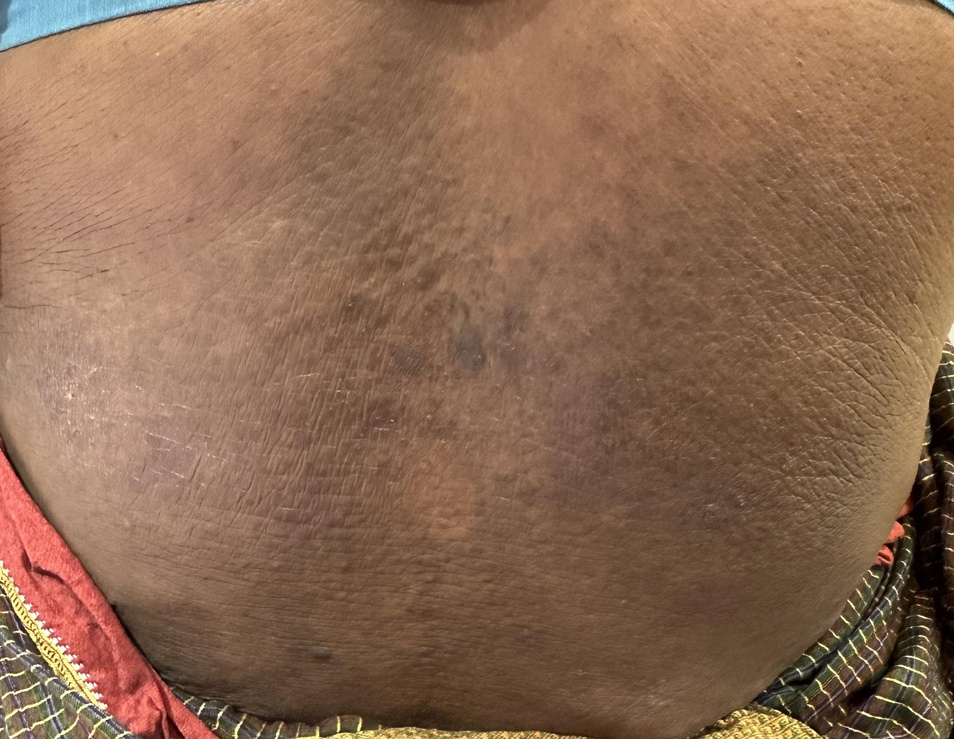
#> input picture data/eczema/IMG_0063.jpg, 954 x 739 px, shrunk from 2715 x 2103 before the run
$ python -i skin_tone.py   (imports and definitions only)
#> lines starting #> are read from the running program, lines starting #| are printed output that depends on the picture; after the words box and inside, x2 and y2 are one past the last pixel; in counts of white or black regions, pixels touching at a corner belong together
"""Skin-tone measurement and transformation in CIELAB colour space.

ita()     Individual Typology Angle (Chardon et al., 1991), the standard colorimetric skin-tone
          measure: ITA = atan((L* - 50) / b*) in degrees. Lower is darker; Fitzpatrick V-VI
          photographs typically fall below about 10 degrees.
darken()  re-renders the skin pixels of a photograph at a target ITA, used to create
          darker-skin versions of lighter-skin training images (experiments/improvements).
"""

from __future__ import annotations

import numpy as np
from PIL import Image

# --------------------------------------------------------------------------- #
# skin-tone measurement: Individual Typology Angle (Chardon et al.), lower = darker.
# Fitzpatrick V-VI photos typically sit below ~10 degrees.
# --------------------------------------------------------------------------- #
_M = np.array([[0.4124, 0.3576, 0.1805], [0.2126, 0.7152, 0.0722], [0.0193, 0.1192, 0.9505]])
_WHITE = np.array([0.95047, 1.0, 1.08883])
_D = 6 / 29


def rgb2lab(img: np.ndarray) -> np.ndarray:
    rgb = img.astype(np.float64) / 255.0
    lin = np.where(rgb <= 0.04045, rgb / 12.92, ((rgb + 0.055) / 1.055) ** 2.4)
    xyz = lin @ _M.T / _WHITE
    f = np.where(xyz > _D**3, np.cbrt(xyz), xyz / (3 * _D**2) + 4 / 29)
    return np.stack([116 * f[..., 1] - 16, 500 * (f[..., 0] - f[..., 1]), 200 * (f[..., 1] - f[..., 2])], -1)


# [7 lines left out: function lab2rgb, not called in this run]


def skin_mask(img: np.ndarray, blur: float = 6.0) -> np.ndarray:
    """Soft skin mask from the classic YCrCb skin-colour box (widened to keep red and brown
    lesions), feathered so the darkening has no hard edges."""
#> called with blur = 6
    from PIL import ImageFilter

    r, g, b = [img[..., i].astype(np.float64) for i in range(3)]
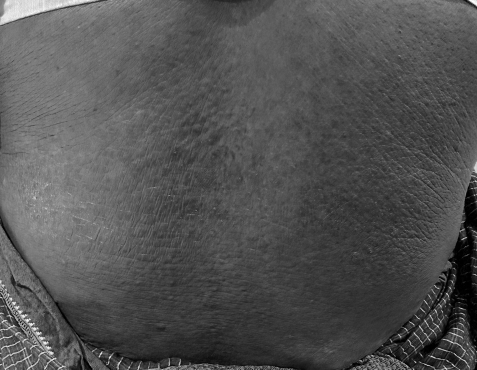
#> b: shape (739, 954) float64 (shown at 1/2 size); min 0, max 255, mean 82.1
    y = 0.299 * r + 0.587 * g + 0.114 * b
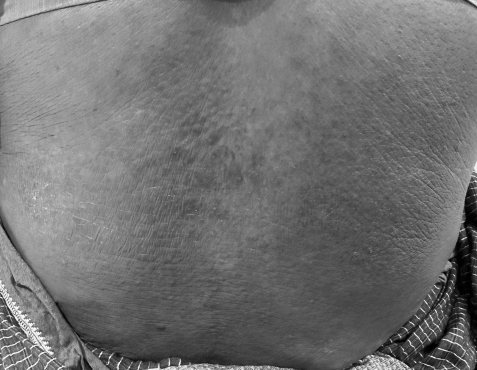
#> y: shape (739, 954) float64 (shown at 1/2 size); min 0, max 253.6, mean 113.5
    cr, cb = (r - y) * 0.713 + 128, (b - y) * 0.564 + 128
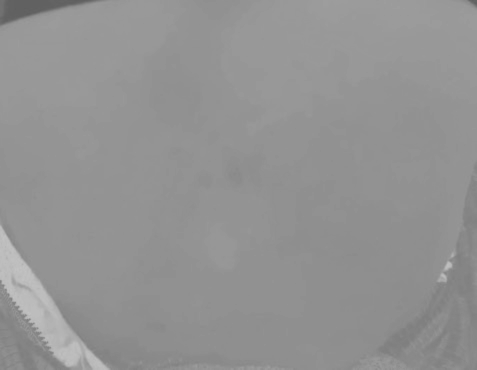
#> cr: shape (739, 954) float64 (shown at 1/2 size); min 94.98, max 196, mean 147.3
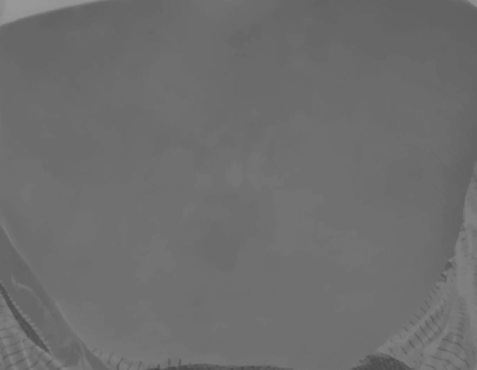
#> cb: shape (739, 954) float64 (shown at 1/2 size); min 69.7, max 152.9, mean 110.3
    m = ((cr >= 133) & (cr <= 180) & (cb >= 70) & (cb <= 130)).astype(np.uint8) * 255
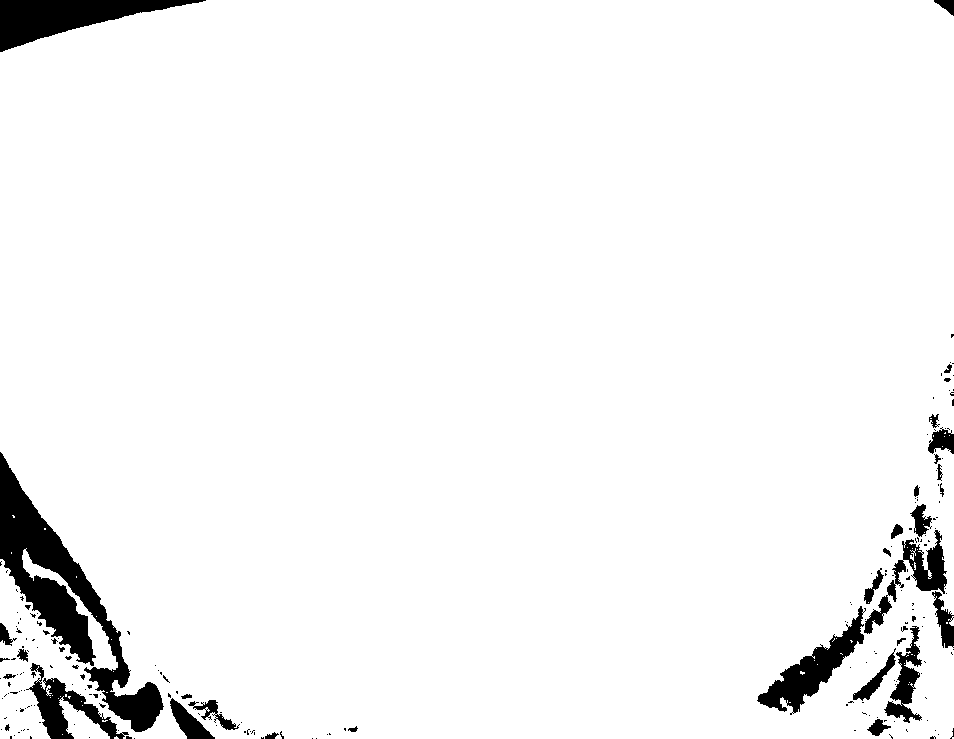
#> m: shape (739, 954); 95.6% white; 207 black regions (172 under 20 px), largest, box (x1, y1, x2, y2) and area: (0, 452, 164, 732) 11551, (0, 0, 206, 52) 4829, (757, 606, 866, 715) 3304
    return np.asarray(Image.fromarray(m).filter(ImageFilter.GaussianBlur(blur)), dtype=np.float64) / 255.0
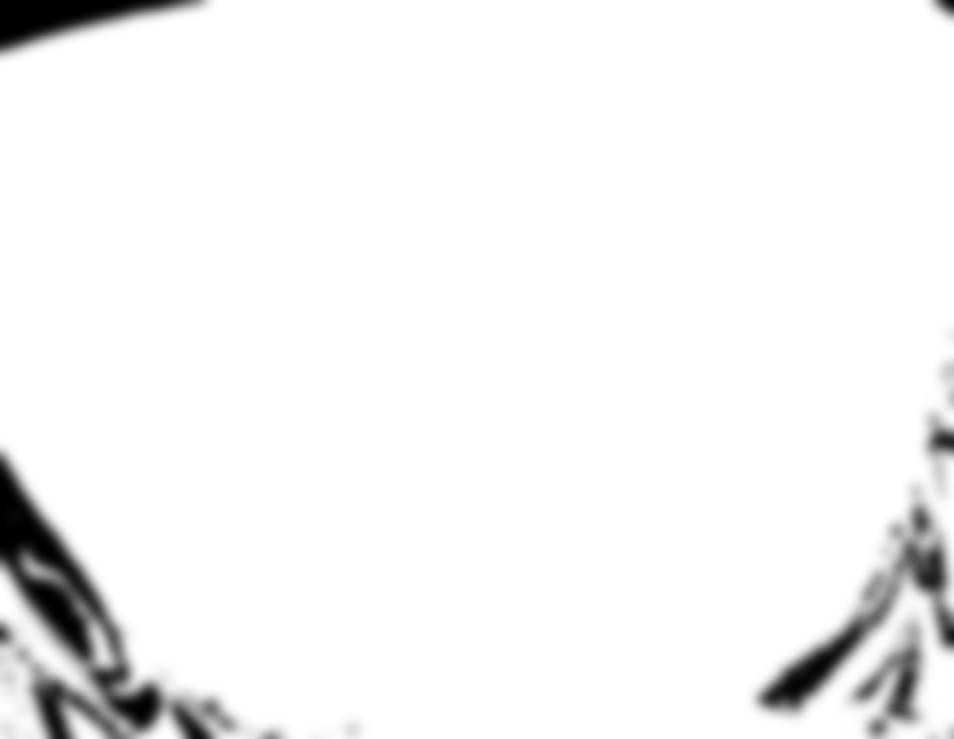
#> returned value: shape (739, 954) float64; min 0, max 1, mean 0.956


def ita(img: np.ndarray, skin_only: bool = True) -> float:
    lab = rgb2lab(img).reshape(-1, 3)
    if skin_only:
        m = skin_mask(img).reshape(-1) > 0.5
        if m.sum() > 500:
            lab = lab[m]
    return float(np.median(np.degrees(np.arctan2(lab[:, 0] - 50, lab[:, 2]))))


# [23 lines left out: function darken, not called in this run]

>>> import cv2
>>> picture = cv2.cvtColor(cv2.imread('../../data/eczema/IMG_0063.jpg'), cv2.COLOR_BGR2RGB)
>>> result = ita(picture)
#> result = -9.34

$ run again, on data/eczema/IMG_0245.jpg
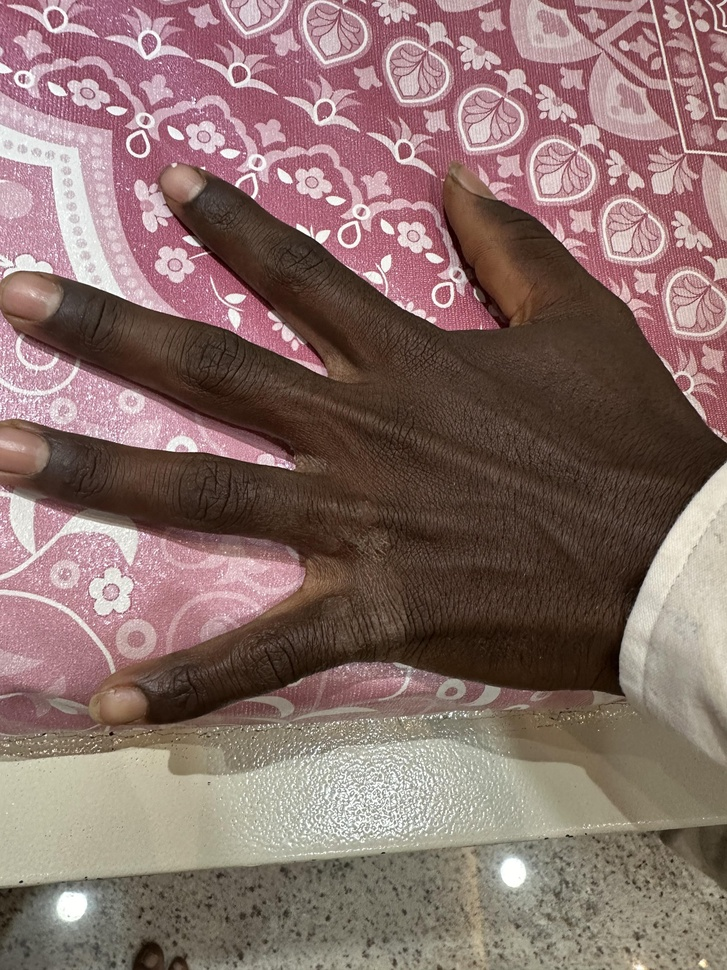
#> input picture data/eczema/IMG_0245.jpg, 727 x 970 px, shrunk from 3024 x 4032 before the run
#> in skin_mask, `m = ((cr >= 133) & (cr <= 180) & (cb >= 70) & (cb <= 130)).astype(np.u..`:
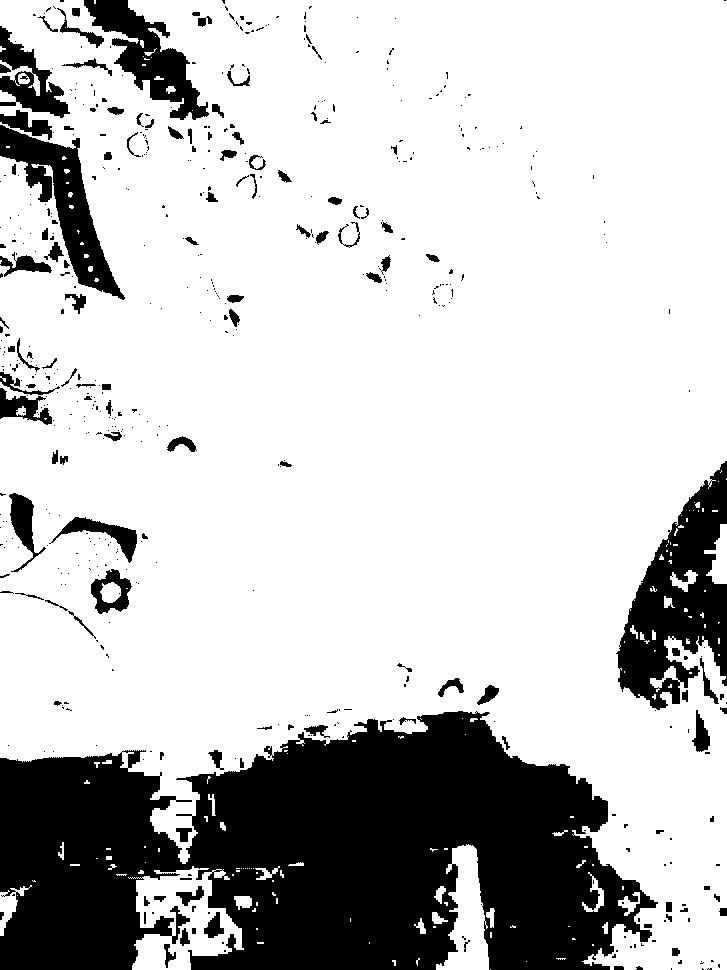
#> m: shape (970, 727); 77.2% white; 549 black regions (422 under 20 px), largest, box (x1, y1, x2, y2) and area: (0, 711, 658, 970) 117377, (616, 461, 727, 710) 13820, (0, 125, 125, 300) 6629
#> in skin_mask, `return np.asarray(Image.fromarray(m).filter(ImageFilter.GaussianBlur(b..`:
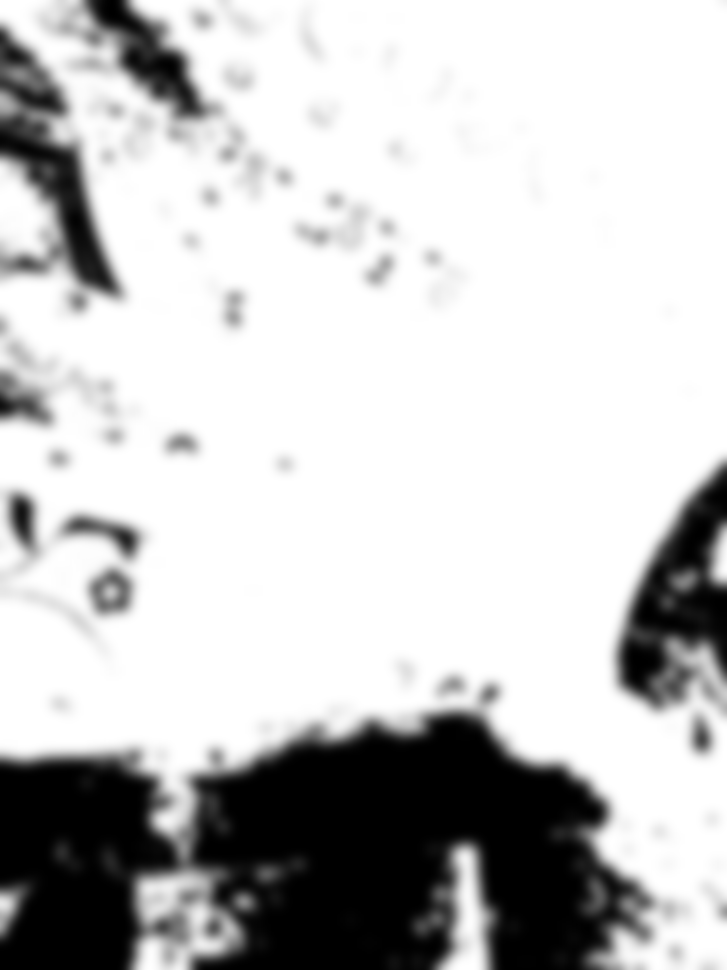
#> returned value: shape (970, 727) float64; min 0, max 1, mean 0.772
#> result = -50.46

$ run again, on data/eczema/IMG_0304.jpg
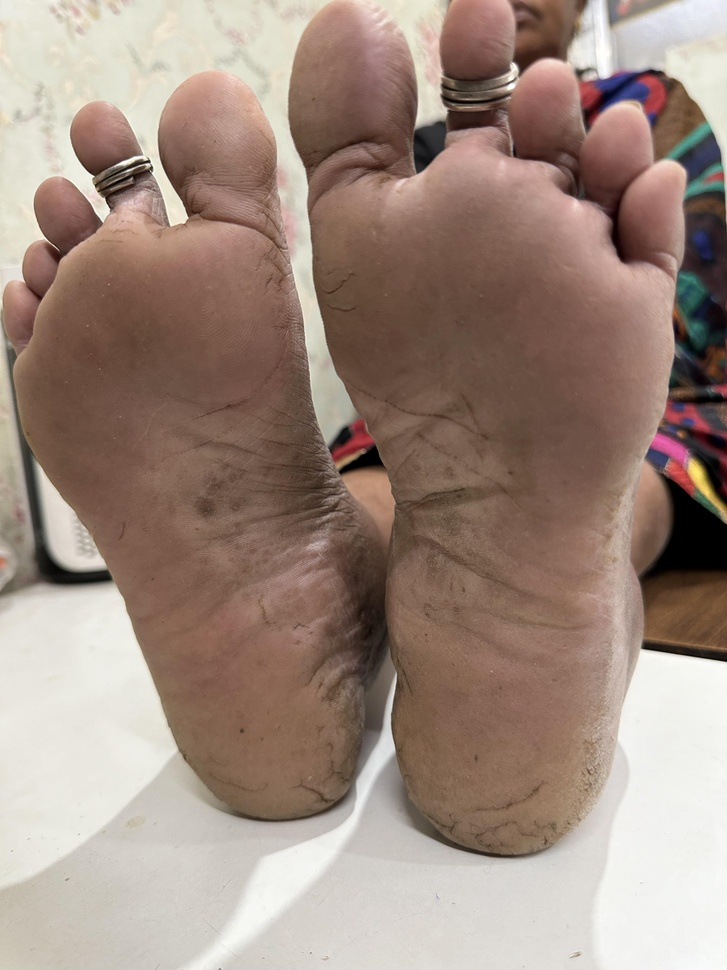
#> input picture data/eczema/IMG_0304.jpg, 727 x 970 px, shrunk from 3024 x 4032 before the run
#> in skin_mask, `m = ((cr >= 133) & (cr <= 180) & (cb >= 70) & (cb <= 130)).astype(np.u..`:
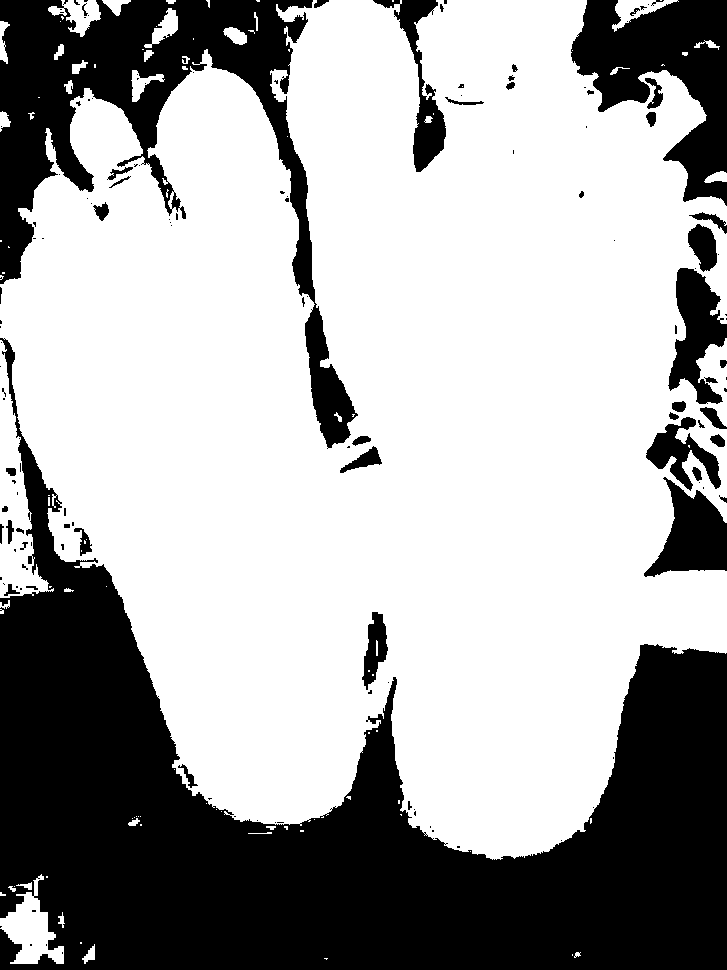
#> m: shape (970, 727); 65.6% white; 143 black regions (93 under 20 px), largest, box (x1, y1, x2, y2) and area: (0, 338, 727, 970) 165952, (0, 0, 358, 449) 40523, (571, 0, 727, 206) 16152
#> in skin_mask, `return np.asarray(Image.fromarray(m).filter(ImageFilter.GaussianBlur(b..`:
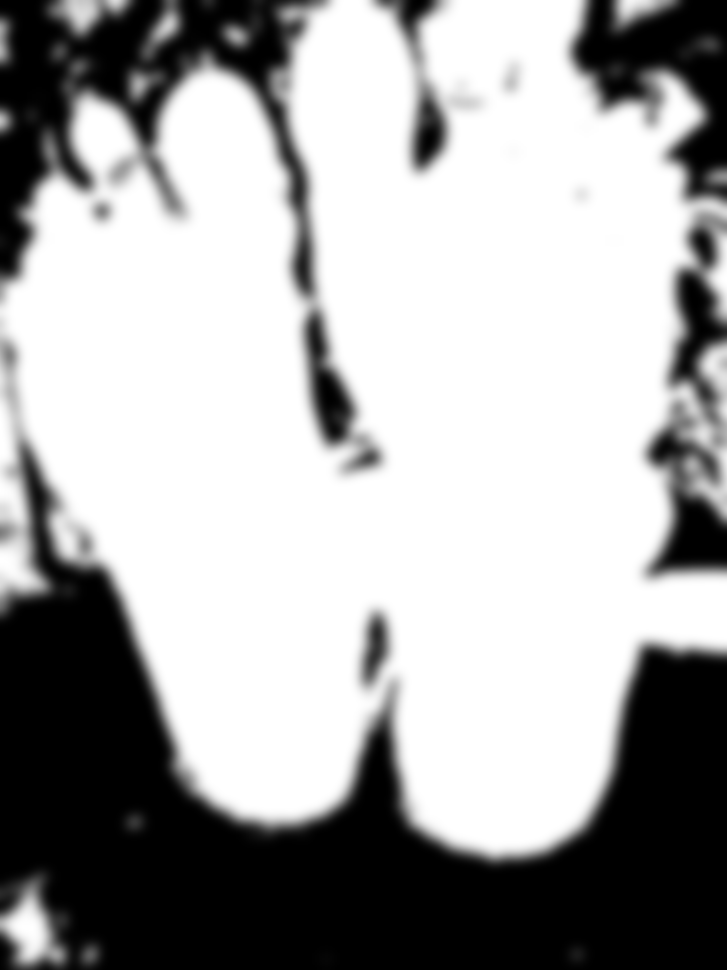
#> returned value: shape (970, 727) float64; min 0, max 1, mean 0.656
#> result = -23.68
